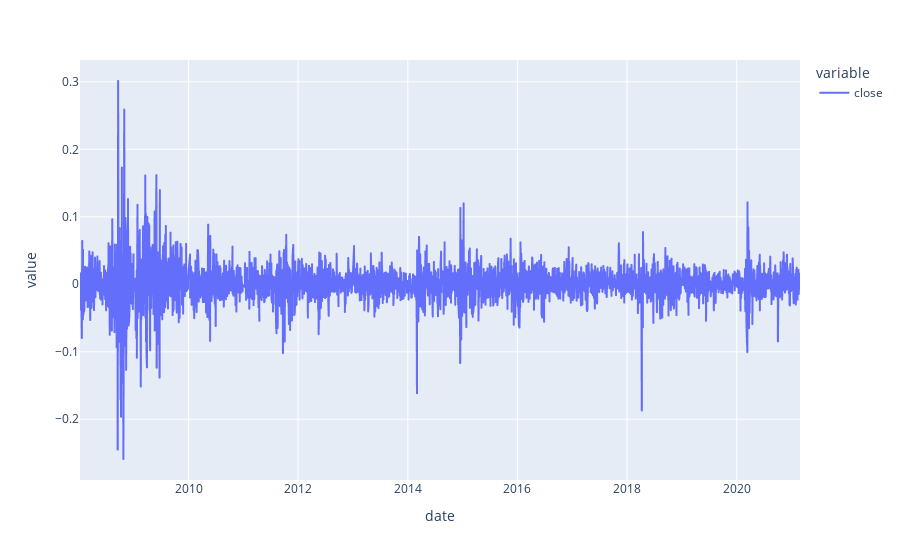

The notebook cell saved with this chart:
### Code cell
px.line(np.log(sber_daily['close'].pct_change().fillna(0)+1))

### Figure 1 — Plotly figure (JSON) as saved in the notebook; plotly's stock layout.template omitted (floating-point values rounded to 4 significant figures; data arrays with more than 128 entries replaced by an {"elided": "..."} marker saying what was removed)
{"data": [{"hovertemplate": "variable=close<br>date=%{x}<br>value=%{y}<extra></extra>", "legendgroup": "close", "line": {"color": "#636efa", "dash": "solid"}, "mode": "lines", "name": "close", "showlegend": true, "type": "scattergl", "x": {"elided": "3296 str values"}, "xaxis": "x", "y": {"elided": "3296 float values"}, "yaxis": "y"}], "layout": {"autosize": true, "legend": {"title": {"text": "variable"}, "tracegroupgap": 0}, "margin": {"t": 60}, "xaxis": {"anchor": "y", "autorange": true, "domain": [0, 1], "range": ["2008-01-09", "2021-02-26"], "title": {"text": "date"}, "type": "date"}, "yaxis": {"anchor": "x", "autorange": true, "domain": [0, 1], "range": [-0.29, 0.3323], "title": {"text": "value"}, "type": "linear"}}}
